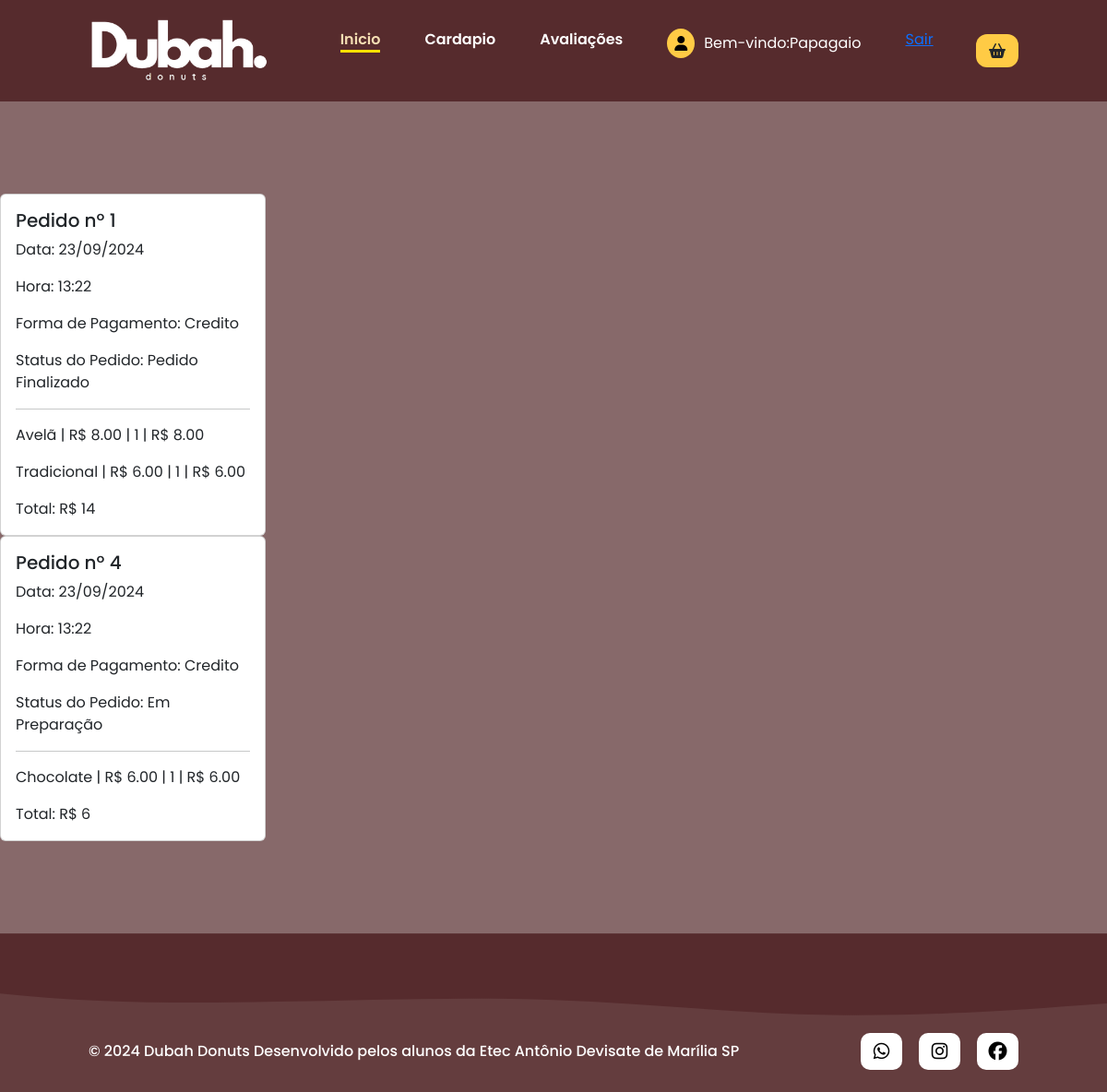
Page /tcc/index.php?pag=login&pagina=pedidos (signed in) on the earlier database version.
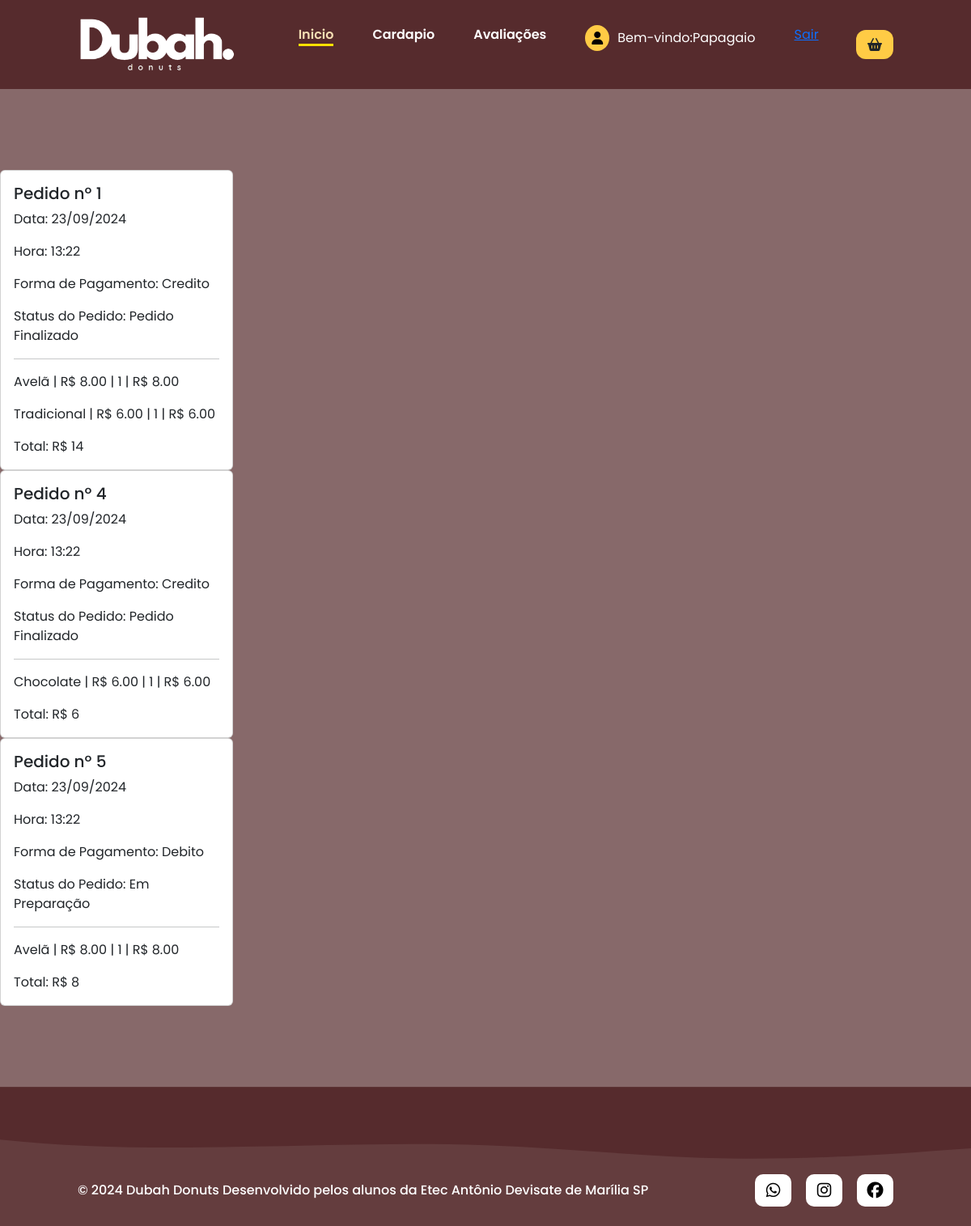
Same page on the later database version.
### tables this page shows
CREATE TABLE `pedidos` (
  `id_pedidos` int(11) NOT NULL,
  `id_cliente` int(11) NOT NULL,
  `data` date NOT NULL,
  `hora` time NOT NULL,
  `forma` varchar(60) NOT NULL,
  `valor` varchar(60) NOT NULL,
  `status` int(11) NOT NULL
);

CREATE TABLE `itens` (
  `id_itens` int(11) NOT NULL,
  `id_pedido` int(11) NOT NULL,
  `id_produto` int(11) NOT NULL,
  `valor_unitario` decimal(9,2) NOT NULL,
  `qtd` int(11) NOT NULL,
  `subtotal` decimal(9,2) NOT NULL
);

CREATE TABLE `produtos` (
  `id_produto` int(11) NOT NULL,
  `nome` varchar(60) NOT NULL,
  `preco` decimal(9,2) NOT NULL,
  `categoria` int(11) NOT NULL,
  `data_validade` date NOT NULL,
  `quantidade` int(11) NOT NULL,
  `quantidade_min` int(11) NOT NULL,
  `descricao` text NOT NULL,
  `fornecedor` int(11) NOT NULL,
  `foto` varchar(60) NOT NULL
);

### tcc/paginas/usuarios/pedidos.php (the view)
<?php
require_once('conexao.php');
$id = $_SESSION['usuario']['cod'];
$query = $pdo->prepare("SELECT * FROM pedidos WHERE id_cliente = $id");
$query->execute();
$res = $query->fetchAll(PDO::FETCH_ASSOC);
$total = @count($res);
if($total > 0){
    for($i=0;$i<$total;$i++){
        ?>
   <div class="card" style="width: 18rem;">
  <div class="card-body">
    <h5 class="card-title">Pedido nº <?=$res[$i]['id_pedidos']?></h5>
    <p class="card-text">Data: <?=date("d/m/Y", strtotime($res[0]['data']))?></p>
    <p class="card-text">Hora: <?=date("H:i", strtotime($res[0]['hora']))?></p>
    <p class="card-text">Forma de Pagamento: <?=$res[$i]['forma']?></p>
    <?php
        $valor =$res[$i]['valor'];
        $status = $res[$i]['status'];
        $id_pedido = $res[$i]['id_pedidos'];
        if($status == 0){
            $status = 'Pedido Finalizado';
        }else{
            if($status == 1){
                $status = 'Em Preparação';
            }else{
                $status = 'Aguardando Cliente';
            }
        }
    ?>
    <p class="card-text">Status do Pedido: <?=$status?></p>
    <p class="card-text"><hr></p>
    <?php
        $q = $pdo->prepare("SELECT I.*, P.nome FROM itens I INNER JOIN produtos P On I.id_produto = P.id_produto WHERE I.id_pedido = $id_pedido");
        $q->execute();
        $resItens = $q->fetchAll(PDO::FETCH_ASSOC);
        $totalItens = @count($resItens);
        for($j=0;$j<$totalItens;$j++){
            ?>
            <p class="card-text"><?=$resItens[$j]['nome']?> | R$ <?=$resItens[$j]['valor_unitario']?> | <?=$resItens[$j]['qtd']?> | R$ <?=$resItens[$j]['subtotal']?></p>
            <?php
        }
    ?>
    <p class="card-text">Total: R$ <?=$valor?></p>
  </div>
</div>
    <?php
     }
}
?>

### tcc/index.php (shortened to what this page needs)
<?php
$pag = @$_GET['pag'];
if(empty($pag)){
    $pag = 'home.php';
}else{
    $pag = $pag.'.php';
}
?>
<!DOCTYPE html>
<html lang="pt-br">
<head>
    <link href="https://cdn.jsdelivr.net/npm/bootstrap@5.3.3/dist/css/bootstrap.min.css" rel="stylesheet">
    <link rel="stylesheet" href="https://cdnjs.cloudflare.com/ajax/libs/font-awesome/6.6.0/css/all.min.css" />
    <link rel="stylesheet" href="src/styles/style.css">
    <link rel="stylesheet" href="src/styles/header.css">
    <link rel="stylesheet" href="src/styles/home.css">
    <link rel="stylesheet" href="src/styles/menu.css">
    <link rel="stylesheet" href="src/styles/testimonials.css">
    <link rel="stylesheet" href="src/styles/footer.css">
    <link rel="stylesheet" href="src/sytles/seuspedidos.css">
</head>
<body>
    <header>
        <nav id="navbar">
            <img src="imagens/logo-name.png" alt="Logo" id="nav-logo">
            <ul id="nav-list">
                <li class="nav-item active"><a href="index.php">Inicio</a></li>
                <li class="nav-item"><a href="index.php#menu">Cardapio</a></li>
                <li class="nav-item"><a href="index.php?#testimonials">Avaliações</a></li>
                <?php
                if (isset($_SESSION['usuario'])) {
                    echo "<div style='display: flex; align-items: center; gap: 10px; color: white; ' ><i class='fa-solid fa-user' style='background-color: #ffcb45;; border-radius: 50%; padding: 8px; color: black;'></i> Bem-vindo:" .$_SESSION['usuario']['nome']. "</div>";
                ?>
                <a href='sair.php'>Sair</a>
                <?php
                }else{
                    echo "<div style='display: flex; align-items: center; gap: 10px; color: white; ' ><i class='fa-solid fa-user' style='background-color: #ffcb45;; border-radius: 50%; padding: 8px; color: black;'></i> Bem-vindo: Visitante</div>";
                }
                ?>
            </ul>
            <a class="btn btn-default" href="index.php?pag=login"> <i class="fa-solid fa-basket-shopping"></i>
            </a>
        </nav>
    </header>
  <?php
    require_once('paginas/'.$pag)
  ?>
    <footer>
        <img src="imagens/wave.svg" alt="">
        <div id="footer_items">
            <span id="copyright" style="color: white;">
                &copy 2024 Dubah Donuts Desenvolvido pelos alunos da Etec Antônio Devisate de Marília SP
            </span>
            <div class="social-media-buttons">
                <a href="">
                    <i class="fa-brands fa-whatsapp"></i>
                </a>
                <a href="">
                    <i class="fa-brands fa-instagram"></i>
                </a>
                <a href="">
                    <i class="fa-brands fa-facebook"></i>
                </a>
            </div>
        </div>
    </footer>
</body>
</html>

### tcc/paginas/login.php (shortened to what this page needs)
<!DOCTYPE html>
<html lang="pt-br">
<head>
    <link rel="stylesheet" href="https://cdnjs.cloudflare.com/ajax/libs/font-awesome/6.6.0/css/all.min.css" />
    <link rel="stylesheet" href="src/styles/login.css">
</head>
<body>
<?php
if (isset($_SESSION['usuario'])) {
       $pagina = @$_GET['pagina'];
       if(empty($pagina)){
           $pagina = 'home.php';
       }else{
           $pagina = $pagina.'.php';
       }
           require_once('paginas/usuarios/'.$pagina);
}
?>

### tcc/src/styles/style.css (style rules this page uses)
* { font-family: 'poppins', sans-serif; margin: 0; padding: 0; box-sizing: border-box; }
html { scroll-behavior: smooth; }
body { background-color: #562b2db4; }
.btn-default { border: none; display: flex; align-items: center; justify-content: center; background-color: #ffcb45; border-radius: 12px; padding: 10px 14px; font-weight: 600; box-shadow: 0px 0px 10px 2px rbga(0, 0, 0, 0.1); cursor: pointer; transition-duration: 0.3s; }
.social-media-buttons { display: flex; gap: 18px; }
.social-media-buttons a { display: flex; align-items: center; justify-content: center; width: 45px; height: 40px; font-size: 1.25rem; border-radius: 10px; text-decoration: none; color: rgb(0, 0, 0); background-color: white; box-shadow: 0px 0px 10px 2px rgba(0, 0, 0, 0.007); transition: box-shadow .3s ease; }

### tcc/src/styles/header.css (style rules this page uses)
header { width: 100%; padding: 15px 8%; background-color: #562B2D; position: sticky; top: 0; z-index: 999; }
#navbar { width: 100%; display: flex; align-items: center; justify-content: space-between; }
#nav-logo { height: 80px; }
#nav-list { display: flex; list-style: none; gap: 48px; }
.nav-item a { color: white; text-decoration: none; font-weight: 600; }
.nav-item.active a { color: wheat; border-bottom: 3px solid #ffe100; }

### tcc/src/styles/footer.css (style rules this page uses)
footer { background-color: #562b2db4; margin-top: 100px; }
#footer_items { display: flex; justify-content: space-between; padding: 0px 8% 24px 8%; align-items: center; }
#copyright { color: var(--color-neutral-1);; font-weight: 500; }

### tcc/src/styles/login.css (style rules this page uses)
header { margin-bottom: 100px; }

Differences in the rows shown:
changed pedidos id 4: status "Em Preparação" → "Pedido Finalizado"
added pedidos: id_pedidos "5", date("d/m/Y", strtotime($res[0]['data'])) "23/09/2024", date("H:i", strtotime($res[0]['hora'])) "13:22", forma "Debito", status "Em Preparação", valor "8"
added itens: id_produto.nome "Avelã", valor_unitario "8.00", qtd "1", subtotal "8.00", shown under "5"
